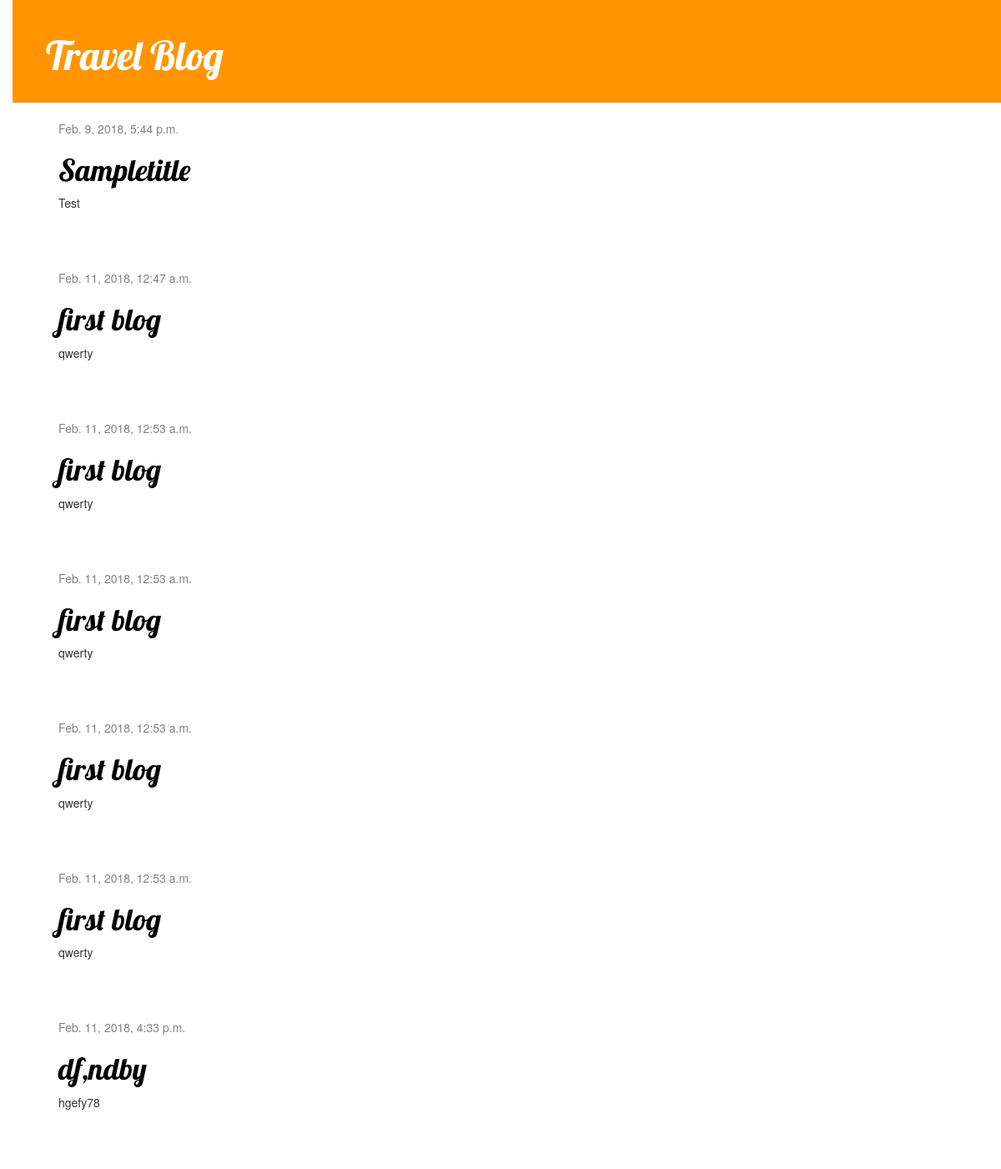
The page / on the database its author committed.
### blog/models.py (models this page shows, shortened)
class Post(models.Model):
	author = models.ForeignKey('auth.User',on_delete=models.CASCADE)
	title = models.CharField(max_length=200)
	text = models.TextField()
	create_dat = models.DateTimeField(default=timezone.now)
	published_date = models.DateTimeField(blank=True, null=True)

### blog/views.py (the view)
# urls.py: url(r'^$', views.post_list, name='post_list'),
def post_list(request):
    posts = Post.objects.filter(published_date__lte=timezone.now()).order_by('published_date')
    return render(request, 'blog/post_list.html', {'posts': posts})

### blog/templates/blog/post_list.html
{% extends 'blog/base.html' %}
{% block content %}
    {% for post in posts %}
        <div class="post">
            <div class="date">
                {{ post.published_date }}
            </div>
	            <h1><a href="{% url 'post_detail' pk=post.pk %}">{{ post.title }}</a></h1>
	            <p>{{ post.text|linebreaksbr }}</p>
        </div>
    {% endfor %}
{% endblock %}

### blog/templates/blog/base.html (shortened to what this page needs)
{% load staticfiles %}
<html>
    <head>
        <link rel="stylesheet" href="//maxcdn.bootstrapcdn.com/bootstrap/3.2.0/css/bootstrap.min.css">
        <link rel="stylesheet" href="//maxcdn.bootstrapcdn.com/bootstrap/3.2.0/css/bootstrap-theme.min.css">
        <link rel="stylesheet" href="{% static 'css/blog.css' %}">
    </head>
    <body>
        <div class="page-header">
            <h1><a href="/">Travel Blog</a></h1>
        </div>
        <div class="content container">
            <div class="row">
                <div class="col-md-8">
                    {% block content %}
                    {% endblock %}
                </div>
            </div>
        </div>
    </body>
</html>

### blog/static/css/blog.css (style rules this page uses)
body { padding-left: 15px; }
h1 a { color: #FCA205; font-family: 'Lobster'; }
.page-header { background-color: #ff9400; margin-top: 0; padding: 20px 20px 20px 40px; }
.page-header h1, .page-header h1 a, .page-header h1 a:visited, .page-header h1 a:active { color: #ffffff; font-size: 36pt; text-decoration: none; }
.content { margin-left: 40px; }
h1, h2, h3, h4 { font-family: 'Lobster', cursive; }
.date { color: #828282; }
.post { margin-bottom: 70px; }
.post h1 a, .post h1 a:visited { color: #000000; }

### rows shown on the page
Post: published_date "Feb. 9, 2018, 5:44 p.m.", title "Sampletitle", text "Test"
Post: published_date "Feb. 11, 2018, 12:47 a.m.", title "first blog", text "qwerty"
Post: published_date "Feb. 11, 2018, 12:53 a.m.", title "first blog", text "qwerty"
Post: published_date "Feb. 11, 2018, 12:53 a.m.", title "first blog", text "qwerty"
Post: published_date "Feb. 11, 2018, 12:53 a.m.", title "first blog", text "qwerty"
Post: published_date "Feb. 11, 2018, 12:53 a.m.", title "first blog", text "qwerty"
Post: published_date "Feb. 11, 2018, 4:33 p.m.", title "df,ndby", text "hgefy78"
